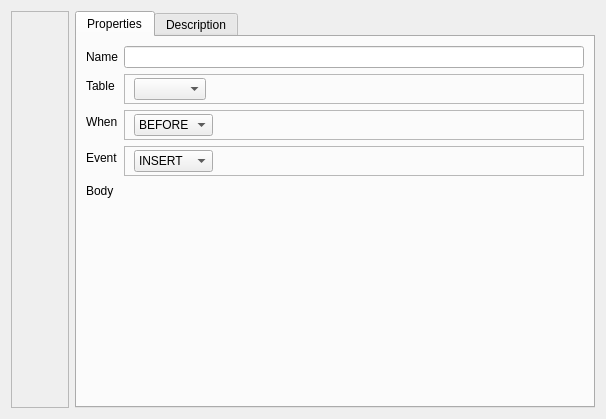
<?xml version="1.0" encoding="UTF-8"?>
<ui version="4.0">
 <class>TriggerForm</class>
 <widget class="QWidget" name="TriggerForm">
  <property name="geometry">
   <rect>
    <x>0</x>
    <y>0</y>
    <width>606</width>
    <height>419</height>
   </rect>
  </property>
  <property name="windowTitle">
   <string>Form</string>
  </property>
  <layout class="QHBoxLayout" name="horizontalLayout_5">
   <item>
    <widget class="QFrame" name="frameForUnlockButton">
     <property name="frameShape">
      <enum>QFrame::StyledPanel</enum>
     </property>
     <property name="frameShadow">
      <enum>QFrame::Raised</enum>
     </property>
     <layout class="QVBoxLayout" name="verticalLayout_4">
      <property name="spacing">
       <number>0</number>
      </property>
      <property name="margin">
       <number>0</number>
      </property>
      <item>
       <widget class="QToolButton" name="btnLock">
        <property name="text">
         <string/>
        </property>
        <property name="iconSize">
         <size>
          <width>48</width>
          <height>48</height>
         </size>
        </property>
        <property name="checkable">
         <bool>true</bool>
        </property>
        <property name="popupMode">
         <enum>QToolButton::InstantPopup</enum>
        </property>
        <property name="autoRaise">
         <bool>true</bool>
        </property>
       </widget>
      </item>
      <item>
       <spacer name="verticalSpacer_2">
        <property name="orientation">
         <enum>Qt::Vertical</enum>
        </property>
        <property name="sizeHint" stdset="0">
         <size>
          <width>20</width>
          <height>40</height>
         </size>
        </property>
       </spacer>
      </item>
     </layout>
    </widget>
   </item>
   <item>
    <widget class="QTabWidget" name="tabWidget">
     <widget class="QWidget" name="tabWidgetPage1">
      <attribute name="title">
       <string>Properties</string>
      </attribute>
      <layout class="QFormLayout" name="formLayout">
       <property name="fieldGrowthPolicy">
        <enum>QFormLayout::AllNonFixedFieldsGrow</enum>
       </property>
       <property name="margin">
        <number>9</number>
       </property>
       <item row="0" column="0">
        <widget class="QLabel" name="label_5">
         <property name="text">
          <string>Name</string>
         </property>
        </widget>
       </item>
       <item row="0" column="1">
        <widget class="QLineEdit" name="txtTriggerName"/>
       </item>
       <item row="1" column="0">
        <widget class="QLabel" name="label">
         <property name="text">
          <string>Table</string>
         </property>
        </widget>
       </item>
       <item row="1" column="1">
        <widget class="QFrame" name="frame_tab">
         <property name="frameShape">
          <enum>QFrame::StyledPanel</enum>
         </property>
         <property name="frameShadow">
          <enum>QFrame::Raised</enum>
         </property>
         <layout class="QHBoxLayout" name="horizontalLayout_2">
          <property name="topMargin">
           <number>3</number>
          </property>
          <property name="bottomMargin">
           <number>3</number>
          </property>
          <item>
           <widget class="QComboBox" name="cmbTables"/>
          </item>
          <item>
           <spacer name="horizontalSpacer_2">
            <property name="orientation">
             <enum>Qt::Horizontal</enum>
            </property>
            <property name="sizeHint" stdset="0">
             <size>
              <width>40</width>
              <height>20</height>
             </size>
            </property>
           </spacer>
          </item>
         </layout>
        </widget>
       </item>
       <item row="2" column="0">
        <widget class="QLabel" name="label_2">
         <property name="text">
          <string>When</string>
         </property>
        </widget>
       </item>
       <item row="2" column="1">
        <widget class="QFrame" name="frame">
         <property name="frameShape">
          <enum>QFrame::StyledPanel</enum>
         </property>
         <property name="frameShadow">
          <enum>QFrame::Raised</enum>
         </property>
         <layout class="QHBoxLayout" name="horizontalLayout">
          <property name="topMargin">
           <number>3</number>
          </property>
          <property name="bottomMargin">
           <number>3</number>
          </property>
          <item>
           <widget class="QComboBox" name="cmbTime">
            <item>
             <property name="text">
              <string>BEFORE</string>
             </property>
             <property name="icon">
              <iconset resource="dbm.qrc">
               <normaloff>:/images/actions/images/small/before.png</normaloff>:/images/actions/images/small/before.png</iconset>
             </property>
            </item>
            <item>
             <property name="text">
              <string>AFTER</string>
             </property>
             <property name="icon">
              <iconset resource="dbm.qrc">
               <normaloff>:/images/actions/images/small/after.png</normaloff>:/images/actions/images/small/after.png</iconset>
             </property>
            </item>
           </widget>
          </item>
          <item>
           <spacer name="horizontalSpacer">
            <property name="orientation">
             <enum>Qt::Horizontal</enum>
            </property>
            <property name="sizeType">
             <enum>QSizePolicy::MinimumExpanding</enum>
            </property>
            <property name="sizeHint" stdset="0">
             <size>
              <width>40</width>
              <height>20</height>
             </size>
            </property>
           </spacer>
          </item>
         </layout>
        </widget>
       </item>
       <item row="3" column="0">
        <widget class="QLabel" name="label_3">
         <property name="text">
          <string>Event</string>
         </property>
        </widget>
       </item>
       <item row="3" column="1">
        <widget class="QFrame" name="frame_3">
         <property name="frameShape">
          <enum>QFrame::StyledPanel</enum>
         </property>
         <property name="frameShadow">
          <enum>QFrame::Raised</enum>
         </property>
         <layout class="QHBoxLayout" name="horizontalLayout_3">
          <property name="topMargin">
           <number>3</number>
          </property>
          <property name="bottomMargin">
           <number>3</number>
          </property>
          <item>
           <widget class="QComboBox" name="cmbEvent">
            <item>
             <property name="text">
              <string>INSERT</string>
             </property>
             <property name="icon">
              <iconset resource="dbm.qrc">
               <normaloff>:/images/actions/images/small/insert_table_row.png</normaloff>:/images/actions/images/small/insert_table_row.png</iconset>
             </property>
            </item>
            <item>
             <property name="text">
              <string>UPDATE</string>
             </property>
             <property name="icon">
              <iconset resource="dbm.qrc">
               <normaloff>:/images/actions/images/small/trigger_update.png</normaloff>:/images/actions/images/small/trigger_update.png</iconset>
             </property>
            </item>
            <item>
             <property name="text">
              <string>DELETE</string>
             </property>
             <property name="icon">
              <iconset resource="dbm.qrc">
               <normaloff>:/images/actions/images/small/delete_table_row.png</normaloff>:/images/actions/images/small/delete_table_row.png</iconset>
             </property>
            </item>
           </widget>
          </item>
          <item>
           <spacer name="horizontalSpacer_3">
            <property name="orientation">
             <enum>Qt::Horizontal</enum>
            </property>
            <property name="sizeHint" stdset="0">
             <size>
              <width>40</width>
              <height>20</height>
             </size>
            </property>
           </spacer>
          </item>
         </layout>
        </widget>
       </item>
       <item row="4" column="0">
        <widget class="QLabel" name="label_4">
         <property name="text">
          <string>Body</string>
         </property>
        </widget>
       </item>
       <item row="4" column="1">
        <widget class="QFrame" name="frame_2">
         <layout class="QHBoxLayout" name="horizontalLayout_4"/>
        </widget>
       </item>
      </layout>
     </widget>
     <widget class="QWidget" name="tab">
      <attribute name="title">
       <string>Description</string>
      </attribute>
      <layout class="QVBoxLayout" name="verticalLayout_2">
       <item>
        <widget class="QTextEdit" name="txtDescription"/>
       </item>
      </layout>
     </widget>
    </widget>
   </item>
  </layout>
 </widget>
 <resources>
  <include location="dbm.qrc"/>
 </resources>
 <connections>
  <connection>
   <sender>cmbTime</sender>
   <signal>currentIndexChanged(QString)</signal>
   <receiver>TriggerForm</receiver>
   <slot>whenChanged(QString)</slot>
   <hints>
    <hint type="sourcelabel">
     <x>97</x>
     <y>105</y>
    </hint>
    <hint type="destinationlabel">
     <x>302</x>
     <y>209</y>
    </hint>
   </hints>
  </connection>
  <connection>
   <sender>cmbEvent</sender>
   <signal>currentIndexChanged(QString)</signal>
   <receiver>TriggerForm</receiver>
   <slot>eventChanged(QString)</slot>
   <hints>
    <hint type="sourcelabel">
     <x>96</x>
     <y>141</y>
    </hint>
    <hint type="destinationlabel">
     <x>302</x>
     <y>209</y>
    </hint>
   </hints>
  </connection>
  <connection>
   <sender>cmbTables</sender>
   <signal>currentIndexChanged(QString)</signal>
   <receiver>TriggerForm</receiver>
   <slot>whenChanged(QString)</slot>
   <hints>
    <hint type="sourcelabel">
     <x>89</x>
     <y>70</y>
    </hint>
    <hint type="destinationlabel">
     <x>302</x>
     <y>209</y>
    </hint>
   </hints>
  </connection>
  <connection>
   <sender>txtTriggerName</sender>
   <signal>textEdited(QString)</signal>
   <receiver>TriggerForm</receiver>
   <slot>nameChanged(QString)</slot>
   <hints>
    <hint type="sourcelabel">
     <x>318</x>
     <y>40</y>
    </hint>
    <hint type="destinationlabel">
     <x>302</x>
     <y>209</y>
    </hint>
   </hints>
  </connection>
  <connection>
   <sender>txtDescription</sender>
   <signal>textChanged()</signal>
   <receiver>TriggerForm</receiver>
   <slot>descriptionChanged()</slot>
   <hints>
    <hint type="sourcelabel">
     <x>301</x>
     <y>218</y>
    </hint>
    <hint type="destinationlabel">
     <x>302</x>
     <y>209</y>
    </hint>
   </hints>
  </connection>
  <connection>
   <sender>btnLock</sender>
   <signal>toggled(bool)</signal>
   <receiver>TriggerForm</receiver>
   <slot>onLockUnlock(bool)</slot>
   <hints>
    <hint type="sourcelabel">
     <x>38</x>
     <y>37</y>
    </hint>
    <hint type="destinationlabel">
     <x>302</x>
     <y>209</y>
    </hint>
   </hints>
  </connection>
 </connections>
 <slots>
  <slot>nameChanged(QString)</slot>
  <slot>eventChanged(QString)</slot>
  <slot>whenChanged(QString)</slot>
  <slot>tableChanged(QString)</slot>
  <slot>descriptionChanged()</slot>
  <slot>onLockUnlock(bool)</slot>
 </slots>
</ui>
